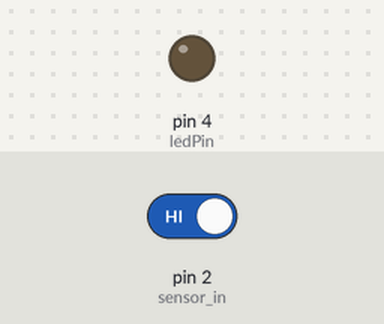
This sketch was run on a simulated Arduino Uno, built with avr-gcc and run on an emulated ATmega328P. On the bench: output pins drawn as LEDs (lit = HIGH). Inputs (shaded band) come from the test bench; at power-on: pin 2 (sensor_in) HIGH.

Above: at 1.2 s.
1.3 s: pin 2 (sensor_in) driven LOW
At 2.2 s:
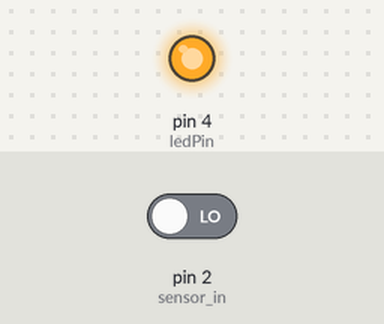
2.8 s: pin 2 (sensor_in) driven HIGH
At 3.4 s:
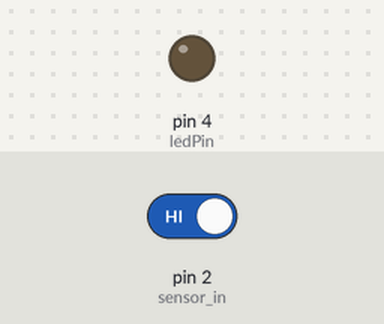
Timing chart, 0 to 5.8 s (numbered marks = the images above; inputs shaded):
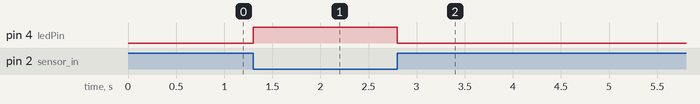

Measured:
- after the input at 1.3 s, pin 4 (ledPin): LOW → HIGH at once
- after the input at 2.8 s, pin 4 (ledPin): HIGH → LOW at once

The sketch:

dfrobotturbitysensordigtal.ino
```cpp
//https://wiki.dfrobot.com/Turbidity_sensor_SKU__SEN0189
int ledPin = 4;                // Connect an LED on pin 4  or use the onboard one
int sensor_in = 2;                 // Connect turbidity sensor to Digital Pin 2

void setup(){
  pinMode(ledPin, OUTPUT);      // Set ledPin to output mode
  pinMode(sensor_in, INPUT);       //Set the turbidity sensor pin to input mode
}

void loop(){
  if(digitalRead(sensor_in)==LOW){       //read sensor signal
    digitalWrite(ledPin, HIGH);   // if sensor is LOW, then turn on
  }
  else{
    digitalWrite(ledPin, LOW);    // if sensor is HIGH, then turn off the led
  }
}
```

ligthtest.ino
```cpp

```
